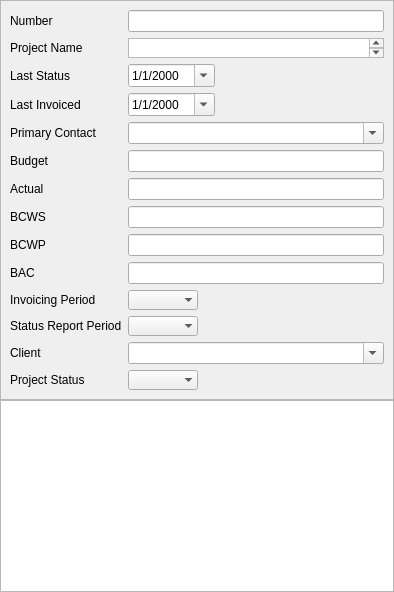
          <widget class="QWidget" name="tabStatus">
           <property name="sizePolicy">
            <sizepolicy hsizetype="Expanding" vsizetype="Expanding">
             <horstretch>0</horstretch>
             <verstretch>0</verstretch>
            </sizepolicy>
           </property>
           <attribute name="title">
            <string>Status</string>
           </attribute>
           <layout class="QVBoxLayout" name="verticalLayout_3">
            <property name="spacing">
             <number>0</number>
            </property>
            <property name="leftMargin">
             <number>0</number>
            </property>
            <property name="topMargin">
             <number>0</number>
            </property>
            <property name="rightMargin">
             <number>0</number>
            </property>
            <property name="bottomMargin">
             <number>0</number>
            </property>
            <item>
             <widget class="QFrame" name="frameStatusItems">
              <property name="frameShape">
               <enum>QFrame::Shape::StyledPanel</enum>
              </property>
              <property name="frameShadow">
               <enum>QFrame::Shadow::Raised</enum>
              </property>
              <layout class="QFormLayout" name="formLayout">
               <property name="fieldGrowthPolicy">
                <enum>QFormLayout::FieldGrowthPolicy::ExpandingFieldsGrow</enum>
               </property>
               <item row="0" column="0">
                <widget class="QLabel" name="labelNumber">
                 <property name="text">
                  <string>Number</string>
                 </property>
                </widget>
               </item>
               <item row="0" column="1">
                <widget class="QLineEdit" name="lineEditNumber">
                 <property name="sizePolicy">
                  <sizepolicy hsizetype="Expanding" vsizetype="Fixed">
                   <horstretch>1</horstretch>
                   <verstretch>0</verstretch>
                  </sizepolicy>
                 </property>
                 <property name="maximumSize">
                  <size>
                   <width>16777215</width>
                   <height>16777214</height>
                  </size>
                 </property>
                 <property name="frame">
                  <bool>true</bool>
                 </property>
                </widget>
               </item>
               <item row="1" column="0">
                <widget class="QLabel" name="labelProjectName">
                 <property name="text">
                  <string>Project Name</string>
                 </property>
                </widget>
               </item>
               <item row="1" column="1">
                <widget class="PlainTextEdit" name="plainTextEditProjectName">
                 <property name="sizePolicy">
                  <sizepolicy hsizetype="Expanding" vsizetype="Fixed">
                   <horstretch>0</horstretch>
                   <verstretch>0</verstretch>
                  </sizepolicy>
                 </property>
                 <property name="maximumSize">
                  <size>
                   <width>16777215</width>
                   <height>20</height>
                  </size>
                 </property>
                 <property name="tabChangesFocus">
                  <bool>true</bool>
                 </property>
                 <property name="frame" stdset="0">
                  <bool>true</bool>
                 </property>
                </widget>
               </item>
               <item row="2" column="0">
                <widget class="QLabel" name="labelLastStatus">
                 <property name="text">
                  <string>Last Status</string>
                 </property>
                </widget>
               </item>
               <item row="2" column="1">
                <widget class="DateEditEx" name="dateEditLastStatus">
                 <property name="frame">
                  <bool>true</bool>
                 </property>
                 <property name="displayFormat">
                  <string>M/d/yyyy</string>
                 </property>
                 <property name="calendarPopup">
                  <bool>true</bool>
                 </property>
                </widget>
               </item>
               <item row="3" column="0">
                <widget class="QLabel" name="labelLastInvoice">
                 <property name="text">
                  <string>Last Invoiced</string>
                 </property>
                </widget>
               </item>
               <item row="3" column="1">
                <widget class="DateEditEx" name="dateEditLastInvoiced">
                 <property name="autoFillBackground">
                  <bool>false</bool>
                 </property>
                 <property name="frame">
                  <bool>true</bool>
                 </property>
                 <property name="displayFormat">
                  <string>M/d/yyyy</string>
                 </property>
                 <property name="calendarPopup">
                  <bool>true</bool>
                 </property>
                </widget>
               </item>
               <item row="4" column="0">
                <widget class="QLabel" name="labelPrimaryContact">
                 <property name="text">
                  <string>Primary Contact</string>
                 </property>
                </widget>
               </item>
               <item row="4" column="1">
                <widget class="ComboBox" name="comboBoxPrimaryContact">
                 <property name="sizePolicy">
                  <sizepolicy hsizetype="Expanding" vsizetype="Fixed">
                   <horstretch>0</horstretch>
                   <verstretch>0</verstretch>
                  </sizepolicy>
                 </property>
                 <property name="editable">
                  <bool>true</bool>
                 </property>
                 <property name="frame">
                  <bool>true</bool>
                 </property>
                 <property name="modelColumn">
                  <number>0</number>
                 </property>
                </widget>
               </item>
               <item row="5" column="0">
                <widget class="QLabel" name="labelBudget">
                 <property name="text">
                  <string>Budget</string>
                 </property>
                </widget>
               </item>
               <item row="5" column="1">
                <widget class="QLineEdit" name="lineEditBudget">
                 <property name="frame">
                  <bool>true</bool>
                 </property>
                </widget>
               </item>
               <item row="6" column="0">
                <widget class="QLabel" name="labelActual">
                 <property name="text">
                  <string>Actual</string>
                 </property>
                </widget>
               </item>
               <item row="6" column="1">
                <widget class="QLineEdit" name="lineEditActual">
                 <property name="frame">
                  <bool>true</bool>
                 </property>
                </widget>
               </item>
               <item row="7" column="0">
                <widget class="QLabel" name="labelBCWS">
                 <property name="text">
                  <string>BCWS</string>
                 </property>
                </widget>
               </item>
               <item row="7" column="1">
                <widget class="QLineEdit" name="lineEditBCWS">
                 <property name="frame">
                  <bool>true</bool>
                 </property>
                </widget>
               </item>
               <item row="8" column="0">
                <widget class="QLabel" name="labelBCWP">
                 <property name="text">
                  <string>BCWP</string>
                 </property>
                </widget>
               </item>
               <item row="8" column="1">
                <widget class="QLineEdit" name="lineEditBCWP">
                 <property name="frame">
                  <bool>true</bool>
                 </property>
                </widget>
               </item>
               <item row="9" column="0">
                <widget class="QLabel" name="labelBAC">
                 <property name="text">
                  <string>BAC</string>
                 </property>
                </widget>
               </item>
               <item row="9" column="1">
                <widget class="QLineEdit" name="lineEditBAC">
                 <property name="frame">
                  <bool>true</bool>
                 </property>
                </widget>
               </item>
               <item row="10" column="0">
                <widget class="QLabel" name="labelInvoicingPeriod">
                 <property name="text">
                  <string>Invoicing Period</string>
                 </property>
                </widget>
               </item>
               <item row="10" column="1">
                <widget class="ComboBox" name="comboBoxInvoicingPeriod">
                 <property name="frame">
                  <bool>false</bool>
                 </property>
                </widget>
               </item>
               <item row="11" column="0">
                <widget class="QLabel" name="labelStatusReportPeriod">
                 <property name="text">
                  <string>Status Report Period</string>
                 </property>
                </widget>
               </item>
               <item row="11" column="1">
                <widget class="ComboBox" name="comboBoxStatusReportPeriod">
                 <property name="frame">
                  <bool>false</bool>
                 </property>
                </widget>
               </item>
               <item row="12" column="0">
                <widget class="QLabel" name="labelClient">
                 <property name="text">
                  <string>Client</string>
                 </property>
                </widget>
               </item>
               <item row="12" column="1">
                <widget class="ComboBox" name="comboBoxClient">
                 <property name="sizePolicy">
                  <sizepolicy hsizetype="Expanding" vsizetype="Fixed">
                   <horstretch>0</horstretch>
                   <verstretch>0</verstretch>
                  </sizepolicy>
                 </property>
                 <property name="editable">
                  <bool>true</bool>
                 </property>
                 <property name="frame">
                  <bool>true</bool>
                 </property>
                 <property name="modelColumn">
                  <number>0</number>
                 </property>
                </widget>
               </item>
               <item row="13" column="0">
                <widget class="QLabel" name="labelProjectStatus">
                 <property name="text">
                  <string>Project Status</string>
                 </property>
                </widget>
               </item>
               <item row="13" column="1">
                <widget class="ComboBox" name="comboBoxProjectStatus">
                 <property name="frame">
                  <bool>false</bool>
                 </property>
                </widget>
               </item>
              </layout>
             </widget>
            </item>
            <item>
             <widget class="StatusReportItemsView" name="tableViewStatusReportItems">
              <property name="frameShadow">
               <enum>QFrame::Shadow::Plain</enum>
              </property>
              <property name="editTriggers">
               <set>QAbstractItemView::EditTrigger::AnyKeyPressed|QAbstractItemView::EditTrigger::DoubleClicked|QAbstractItemView::EditTrigger::EditKeyPressed|QAbstractItemView::EditTrigger::SelectedClicked</set>
              </property>
              <property name="sortingEnabled">
               <bool>true</bool>
              </property>
              <attribute name="verticalHeaderShowSortIndicator" stdset="0">
               <bool>true</bool>
              </attribute>
             </widget>
            </item>
            <item>
             <layout class="QHBoxLayout" name="horizontalLayoutStatus">
              <property name="spacing">
               <number>0</number>
              </property>
             </layout>
            </item>
           </layout>
          </widget>
